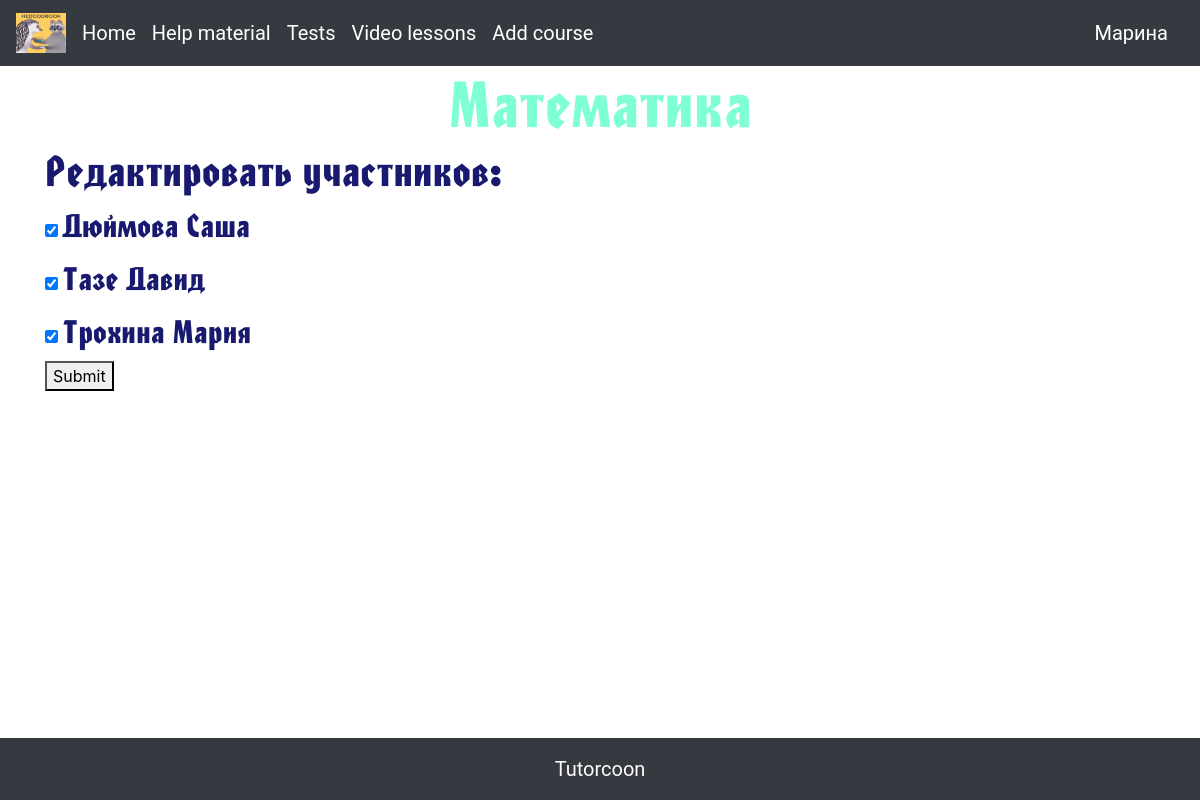
Screenshot of /course/1 (signed in) with the database file from the repository.
### data/users.py (models this page shows, shortened)
class User(SqlAlchemyBase, UserMixin):
    __tablename__ = 'all_users'
    id = sqlalchemy.Column(sqlalchemy.Integer, primary_key=True, autoincrement=True)
    name = sqlalchemy.Column(sqlalchemy.String, nullable=True)
    surname = sqlalchemy.Column(sqlalchemy.String, nullable=True)
    phone_number = sqlalchemy.Column(sqlalchemy.String, nullable=True)
    email = sqlalchemy.Column(sqlalchemy.String, nullable=True)
    avatar = sqlalchemy.Column(sqlalchemy.String, nullable=True)
    status = sqlalchemy.Column(sqlalchemy.String, nullable=True)
    hashed_password = sqlalchemy.Column(sqlalchemy.String, nullable=True)
    students = orm.relationship("Student", backref="all_users")
    tutors = orm.relationship("Tutor", backref='all_users')
    parents = orm.relationship("Parent", backref='all_users')

### data/lessons.py (models this page shows, shortened)
class Lesson(SqlAlchemyBase, UserMixin):
    __tablename__ = 'lessons'
    id = sqlalchemy.Column(sqlalchemy.Integer, primary_key=True, autoincrement=True)
    name = sqlalchemy.Column(sqlalchemy.String, nullable=True)
    id_tutor = sqlalchemy.Column(sqlalchemy.Integer, sqlalchemy.ForeignKey('tutors.id_user'))
    students_and_when = sqlalchemy.Column(sqlalchemy.JSON, nullable=True, default={"id_of_students": [],
                                                                                   "when": []})
    homeworks = sqlalchemy.Column(sqlalchemy.JSON, nullable=True, default={})
    scores = sqlalchemy.Column(sqlalchemy.JSON, nullable=True, default={})

### data/students.py (models this page shows, shortened)
class Student(SqlAlchemyBase, UserMixin):
    __tablename__ = 'students'
    id = sqlalchemy.Column(sqlalchemy.Integer, primary_key=True, autoincrement=True)
    name = sqlalchemy.Column(sqlalchemy.String, nullable=True)
    surname = sqlalchemy.Column(sqlalchemy.String, nullable=True)
    id_user = sqlalchemy.Column(sqlalchemy.Integer, sqlalchemy.ForeignKey('all_users.id'))
    tutors_and_parents_and_lessons = sqlalchemy.Column(sqlalchemy.JSON, nullable=True, default={"id_of_tutors": [],
                                                                       "id_of_lessons": [], "id_of_parents": []})

### main.py (the view)
@app.route("/course/<int:lesson_id>")
def course(lesson_id):
    db_sess = db_session.create_session()
    lesson = db_sess.query(Lesson).filter(Lesson.id == lesson_id).first()
    if current_user.status == 'tutor':
        sp_id_of_students_already = lesson.students_and_when['id_of_students']
        tutor = db_sess.query(Tutor).filter(Tutor.id_user == current_user.id).first()
        sp_stud_id = tutor.students_and_lessons['id_of_students']
        sp_stud = []
        for i in sp_stud_id:
            sp_stud.append(db_sess.query(Student).filter(Student.id_user == i).first())
        return render_template("course_for_tutor.html", lesson=lesson, sp_stud=sp_stud,
                               sp_id_of_students_already=sp_id_of_students_already)
    if current_user.status == 'student':
        tutor = db_sess.query(Tutor).filter(Tutor.id_user == lesson.id_tutor).first()
        return render_template("course_for_student.html", lesson=lesson, tutor=tutor)

### data/db_session.py (called while the page is built)
def create_session() -> Session:
    global __factory
    return __factory()

### main.py (called while the page is built)
@login_manager.user_loader
def load_user(user_id):
    db_sess = db_session.create_session()
    return db_sess.query(User).get(user_id)

### templates/course_for_tutor.html (shortened to what this page needs)
{% extends 'base.html' %}
{% block content %}
<link rel="stylesheet" type="text/css" href="/static/css/course_for_tutor.css">
<h1>{{ lesson.name }}</h1>
<h2>Редактировать участников:</h2>
<form method="POST" action="/change_students/{{ lesson.id }}">
    {% for i in sp_stud %}
    {% if i.id_user in sp_id_of_students_already %}
    <div class="checkbox">
    <input type="checkbox" name="{{ i.id_user }}" value="{{ i.id_user }}" checked>
    <label>{{ i.surname }} {{ i.name }}</label>
    </div>
    {% else %}
    <div class="checkbox">
    <input type="checkbox" name="{{ i.id_user }}" value="{{ i.id_user }}">
    <label>{{ i.surname }} {{ i.name }}</label>
    </div>
    {% endif %}
    {% endfor %}
    <button type="submit">Submit</button>
</form>
{% endblock %}

### templates/base.html (shortened to what this page needs)
<!doctype html>
<html lang="en">
  <head>
    <link rel="stylesheet"
          href="https://stackpath.bootstrapcdn.com/bootstrap/4.4.1/css/bootstrap.min.css"
>
    <link rel="stylesheet" type="text/css" href="/static/css/main.css">
  </head>
  <body>
    <nav class="navbar navbar-expand-lg navbar-dark bg-dark">
      <a href="/" class="navbar-brand">
        <img src="/static/img/html/emblem.jpg" width="50" height="40" alt="logo">
      </a>
      <div class="collapse navbar-collapse" id="navbarSupportedContent">
        <ul class="navbar-nav mr-auto">
          <li class="nav-item active">
            <a class="navbar-brand" href="/">Home</a>
          </li>
          <li class="nav-item active">
            <a class="navbar-brand" href="/">Help material</a>
          </li>
          <li class="nav-item active">
            <a class="navbar-brand" href="/">Tests</a>
          </li>
          <li class="nav-item active">
            <a class="navbar-brand" href="/">Video lessons</a>
          </li>
          {% if current_user.status == 'tutor' %}
          <li class="nav-item active">
            <a class="navbar-brand" href="/add_course">Add course</a>
          </li>
          {% endif %}
        </ul>
      </div>
      <a class="navbar-brand" href="/user_page">{{ current_user.name }}</a>
    </nav>
  <main role="main" class="container">
    {% block content %}{% endblock %}
  </main>
  </body>
<footer class="bg-dark text-center text-lg-start" style="margin-top: 30px">
  <div class="text-center p-3" style="color: Snow; font-family: Roboto; font-size: 20px">
    Tutorcoon
  </div>
</footer>
</html>

### static/css/main.css (style rules this page uses)
body { background-image: url(/static/img/html/main_page_fon.png); background-repeat: no-repeat; background-position: center center; background-attachment: fixed; -webkit-background-size: cover; -moz-background-size: cover; -o-background-size: cover; background-size: cover; position: relative; }
body, html { height: 100% }
footer { position: absolute; bottom: 0; width: 100%; }
a { box-sizing: border-box; font-family: 'Roboto'; list-style: none; margin: 0; outline: none; padding: 0; }

### static/css/course_for_tutor.css (style rules this page uses)
h1 { text-align: center; font-family: 'FontName bold'; font-size: 60px; color: #7FFFD4 }
label { font-family: 'FontName bold'; font-size: 30px; color: #191970 }
h2 { color: #191970; font-family: 'FontName bold'; font-size: 40px; margin-top: 5px }

### rows the page displays
User: name "Марина"
Lesson: name "Математика"
Student: surname "Дюймова", name "Саша"
Student: surname "Тазе", name "Давид"
Student: surname "Трохина", name "Мария"
